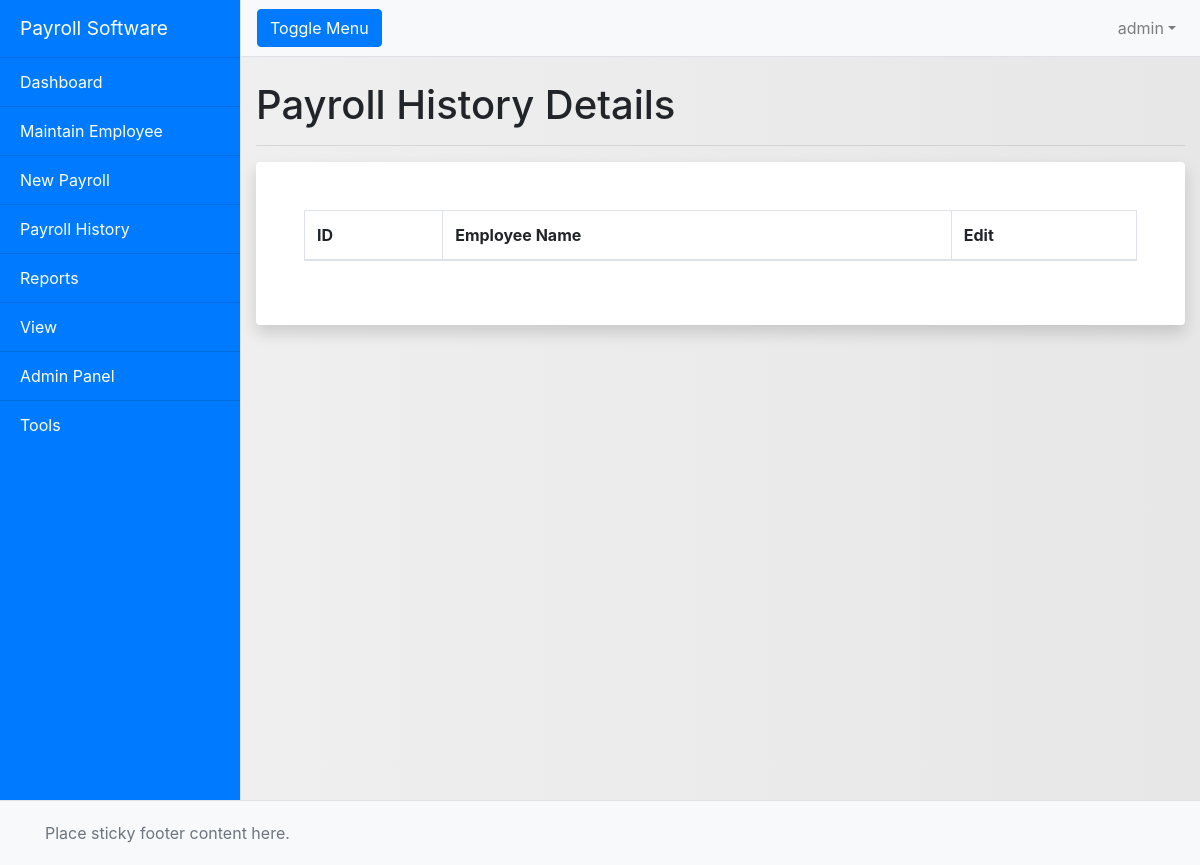
/historydetails.php?month=5&year=2020 (signed in), run on an earlier commit of the app's database.
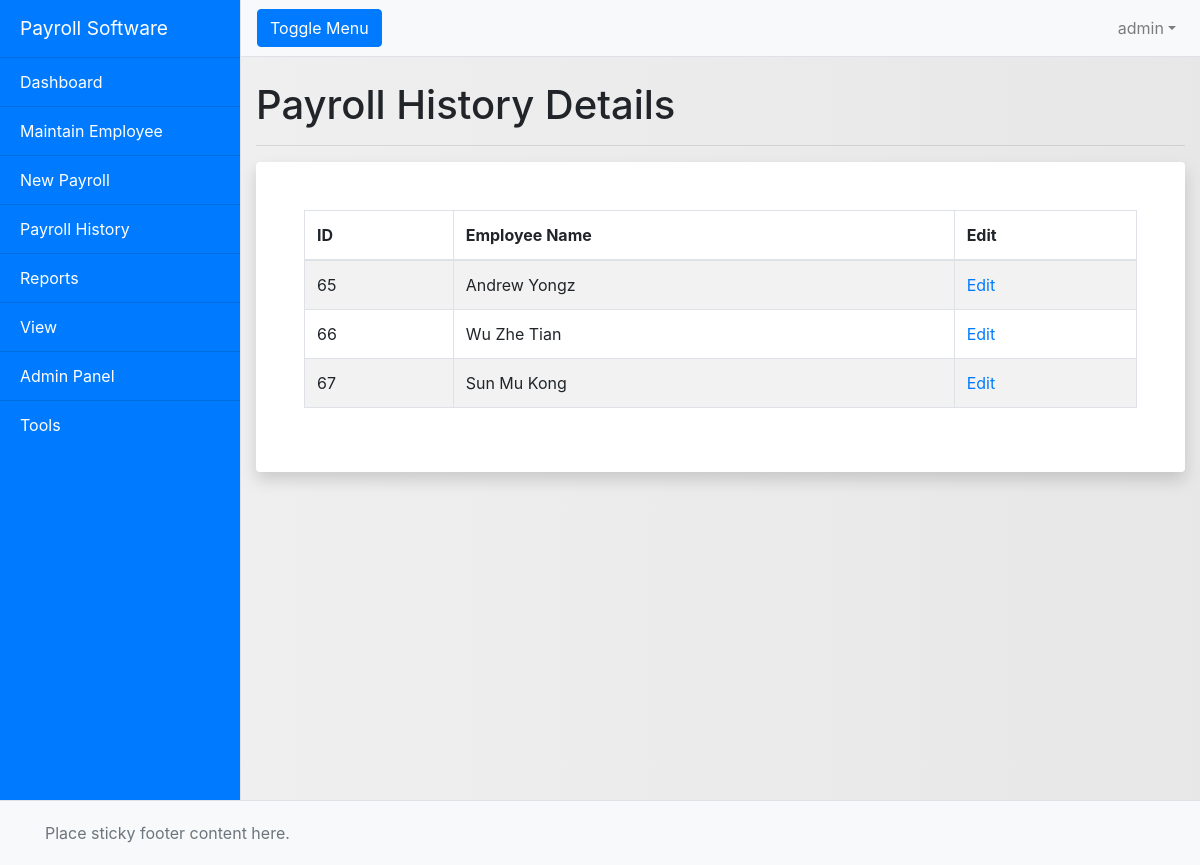
And on a later commit of the database.
### tables this page shows
CREATE TABLE `process_payroll` (
  `process_payroll_id` int(11) NOT NULL,
  `emp_id` int(11) NOT NULL,
  `epf_formula_id` int(11) DEFAULT NULL,
  `socso_formula_id` int(11) DEFAULT NULL,
  `eis_formula_id` int(11) DEFAULT NULL,
  `process_payroll_process_date` date NOT NULL,
  `process_payroll_from` date NOT NULL,
  `process_payroll_to` date NOT NULL,
  `process_payroll_desc_1` varchar(255) NOT NULL,
  `process_payroll_desc_2` varchar(255) NOT NULL,
  `process_payroll_ref_1` varchar(255) NOT NULL,
  `process_payroll_ref_2` varchar(255) NOT NULL,
  `process_payroll_wage` double(11,2) NOT NULL,
  `process_payroll_allowance` double(11,2) NOT NULL,
  `process_payroll_deduction` double(11,2) NOT NULL,
  `process_payroll_overtime` double(11,2) NOT NULL,
  `process_payroll_commission` double(11,2) NOT NULL,
  `process_payroll_claims` double(11,2) NOT NULL,
  `process_payroll_director_fees` double(11,2) NOT NULL,
  `process_payroll_bonus` double(11,2) NOT NULL,
  `process_payroll_others` double(11,2) NOT NULL,
  `process_payroll_advance_paid` double(11,2) NOT NULL,
  `process_payroll_loan` double(11,2) NOT NULL,
  `process_adhoc_deduction` double(11,2) NOT NULL,
  `process_payroll_unpaid_leave` double(11,2) NOT NULL,
  `process_payroll_advance_deduct` double(11,2) NOT NULL,
  `epf_employee_deduction` double(11,2) NOT NULL,
  `socso_employee_deduction` double(11,2) NOT NULL,
  `eis_employee_deduction` double(11,2) NOT NULL,
  `epf_employer_deduction` double(11,2) NOT NULL,
  `socso_employer_deduction` double(11,2) NOT NULL,
  `eis_employer_deduction` double(11,2) NOT NULL,
  `process_payroll_gross_pay` double(11,2) NOT NULL,
  `process_payroll_gross_deduction` double(11,2) NOT NULL,
  `process_payroll_gross_net` double(11,2) NOT NULL,
  `process_payroll_adjustment` double(11,2) NOT NULL,
  `process_payroll_net_pay` double(11,2) NOT NULL,
  `data_created_date` date NOT NULL,
  `data_edited_date` date NOT NULL,
  `process_payroll_process_month` varchar(255) NOT NULL,
  `process_payroll_process_year` varchar(255) NOT NULL,
  `socso_employee_contribution` double(11,2) NOT NULL
);

CREATE TABLE `employee_info` (
  `emp_id` int(11) NOT NULL,
  `emp_display_id` varchar(255) NOT NULL,
  `emp_full_name` varchar(255) NOT NULL,
  `emp_gender` varchar(50) NOT NULL,
  `emp_dob` date NOT NULL,
  `emp_email` varchar(255) NOT NULL,
  `emp_address` varchar(255) NOT NULL,
  `emp_mobile` varchar(255) NOT NULL,
  `emp_telephone` varchar(255) NOT NULL,
  `emp_ic` varchar(255) NOT NULL,
  `emp_passport` varchar(255) NOT NULL,
  `emp_immigration` varchar(255) NOT NULL,
  `emp_title` varchar(255) NOT NULL,
  `emp_wages` double(11,2) NOT NULL,
  `emp_payment_method` varchar(255) NOT NULL,
  `emp_bank_name` varchar(255) NOT NULL,
  `emp_account` varchar(255) NOT NULL,
  `emp_health_status` varchar(255) DEFAULT NULL,
  `emp_martial_status` varchar(255) NOT NULL,
  `emp_spouse_status` varchar(255) DEFAULT NULL,
  `emp_epf` varchar(255) NOT NULL,
  `emp_socso` varchar(255) NOT NULL,
  `emp_socso_type` varchar(255) NOT NULL,
  `emp_eis_type` varchar(255) NOT NULL,
  `emp_join_date` date NOT NULL,
  `emp_confirm_date` date NOT NULL,
  `emp_resign_date` date NOT NULL,
  `emp_total_allowance` double NOT NULL,
  `emp_total_deduction` double NOT NULL,
  `data_created_date` date NOT NULL,
  `data_edited_date` date NOT NULL
);

### historydetails.php (the view, shortened to what this page needs)
<?php
    include "conn.php";
    $get_month = $_GET["month"];
    $get_year = $_GET["year"];
?>
<!DOCTYPE html>
<html lang="en">
<head>
<?php include "all_css.php"; ?>
</head>
<body>
<div class="d-flex" id="wrapper">
<?php include "sidebar.php"; ?>
<div id="page-content-wrapper">
<?php include "navbar.php"; ?>
<div class="container-fluid">
<h1 class="mt-4">Payroll History Details</h1>
<hr>
    <div class="p-5 bg-white rounded shadow mb-5">
        <div class="table-responsive">
            <table id="example" class="table table-striped table-bordered">
                <thead>
                    <tr>
                        <th>ID</th>
                        <th>Employee Name</th>
                        <th>Edit</th>
                    </tr>
                </thead>
            <tbody>
            <?php
            $select_all_sql = mysqli_query($conn, "SELECT process_payroll.*, employee_info.* FROM process_payroll INNER JOIN employee_info ON process_payroll.emp_id = employee_info.emp_id WHERE process_payroll_process_month = '$get_month' AND process_payroll_process_year = '$get_year'");
            while($data = mysqli_fetch_assoc($select_all_sql)){
            $process_id = $data["process_payroll_id"];
            echo "<tr>";
            echo "<td>" . $data["emp_id"] . "</td>";
            echo "<td>" . $data["emp_full_name"] . "</td>";
            echo "<td>" . '<a href="edithistory.php?pid=' . $process_id . '">Edit</a>' . "</td>";
            echo "</tr>";
            }
            ?>
            </tbody>
            </table>
        </div>
    </div>
</div>
</div>
</div>
<?php include "footer.php"; ?>
</body>
</html>

What changed in the data, as far as the page shows it:
added process_payroll: emp.emp_id "65", emp.emp_full_name "Andrew Yongz"
added process_payroll: emp.emp_id "66", emp.emp_full_name "Wu Zhe Tian"
added process_payroll: emp.emp_id "67", emp.emp_full_name "Sun Mu Kong"
